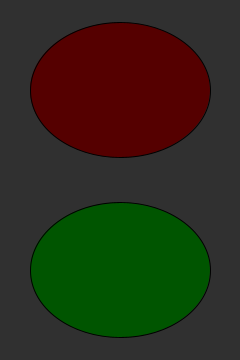
Frame 1 (no input)
Frame 60 (the mouse pressed at the canvas centre just before this capture): identical to frame 1, image omitted
Frame 120 (the mouse held since frame 60 and released just before this capture): identical to frame 1, image omitted

The Processing sketch that drew this single still picture (run headless with seeded random() and noise(); from frame 60 on, the mouse is pressed at the canvas centre):

// Processing sketch: TwoButtonsExample
// ── TwoButtonsExample.pde
// Interfacene er beskrevet i Interfaces eksempelet
// Interfaces described in the Interfaces example
interface PLabBridge {
  public int getWidth ();
  public int getHeight ();
  public void write (String string);
  public void subscribeRead (PLabRead sub);
  public void subscribeError (PLabRead sub);
}
interface PLabRead {
  public void read(String string);
}
private PLabBridge pBridge;

/**
 * ToggleButton er en rund knapp som endrer tilstand naar den trykkes paa.
 * Den har en farge naar den er paa, en annen naar av.
 * 
 * The ToggleButton is a circular button that changes state when clicked.
 * It has one color when on, and one when off.
 */
public class ToggleButton {
  // myRadius, myCenterX og myCenterY er lokasjon og stoerrelse paa knappen
  // myRadius, myCenterX and myCenterY is location and size of the button
  private float myRadius, myCenterX, myCenterY;
  // myOnColor og myOffColor er fargene for av og paa.
  // myOnColor and myOffColor is the colors for on and off. 
  private color myOnColor, myOffColor;
  // Tilstand og om knappen har endra tilstand siden sist den var lest
  // State and if the state has changed since last read
  private boolean state = false, changed = true;
  
  /**
   * Konstruktor. Lager en ny knapp som er, nylig endret med de dataene som er oppgitt.
   *
   * Constructor. Creates a new instance that is off, just changed with the data given.
   */
  public ToggleButton (float radius, float centerX, float centerY, color onColor, color offColor) {
    myRadius = radius;
    myOnColor = onColor;
    myOffColor = offColor;
    myCenterX = centerX;
    myCenterY = centerY;
  }
  
  /**
   * click () kalles med verdenskoordinater. Oppdaterer tilstanden om det er trykt inne i knappen.
   * 
   * click () is called with world coordinates. Updates the state of the butten when necessary.
   */ 
  public boolean click (float x, float y) {
    // Avstander fra klikk til sentrum
    // Distances from click to center
    float dx = myCenterX - x;
    float dy = myCenterY - y;
    
    // Sjekker om avstanden fra sentrum er mindre enn radius. Tenk Pytagoras
    // Checks if the distance from center is less than radius. Think on Pythagoras 
    boolean clicked = (myRadius * myRadius) > (dx * dx + dy * dy); 
    if (clicked) {
      changed = true;
      state = !state;
    }
    
    return clicked;
  }
  
  /**
   * Sjekker om tilstanden er endret siden den er lest sist.
   * 
   * Checks if the state is changed since last read.
   */
  public boolean hasChanged () {
    return changed;
  }
  
  /**
   * Leser tilstanden og setter endret siden sist til false.
   * 
   * Reads the state and sets changed flag to false.
   */
  public boolean readState () {
    changed = false;
    return state;
  }
  
  /**
   * Tegner knappen.
   * 
   * Draws the button.
   */
  public void draw () {
    // Svart omriss
    // Black stroke
    stroke (0);
    // Fyllfarge bestemt av tilstand.
    // Fill color decided by state
    fill (state ? myOnColor : myOffColor);
    /*
    // Dette er det samme som:
    // This is the same as:
    if (state) {
      fill (myOnColor);
    } else {
      fill (myOffColor);
    }
    */
    
    // Tegner knappen. Oversetter til skjermkoordinater. Bredden og hoeyden er to ganger radien
    // Draws the button. Translates to screen coordinates. Width and height is twice the radius
    ellipse (toScreenX (myCenterX), toScreenY (myCenterY), 2 * toScreenX (myRadius), 2 * toScreenY (myRadius));
  }
}

/**
 * Injiserer javascript interfacet med processing koden
 *
 * Injects the javascript interface with the processing code
 */
void bindPLabBridge (PLabBridge bridge) {
  // Bind brua til den faktiske instansen
  // Bind the bridge to the instance
  pBridge = bridge;
  // Sett stoerrelsen basert paa vindustoerrelsen 
  // Set the size based on window size
  size (bridge.getWidth (), bridge.getHeight ());
  
  update ();
}

// For aa faa relativ posisjon definerer vi verdens stoerrelse
// To get relative positions, we define world size
int worldWidth = 200;
int worldHeight = 400;

// Vi definerer egenskapene til knappen i verdenssystemet
// We define properties of our button in the world system
ToggleButton btn1;
ToggleButton btn2;

// Oversettelse fra verdenskoordinater til skjermkoordinater
// Conversion from world coordinates to screen coordinates
float toScreenX (float x) {
  return width * x / worldWidth;
}
float toScreenY (float y) {
  return height * y / worldHeight;
}

// Oversettelse fra skjermkoordinater til verdenskoordinater
// Conversion from screen coordinates to world coordinates
float toWorldX (float sx) {
  return worldWidth * sx / width;
}
float toWorldY (float sy) {
  return worldHeight * sy / height;
}

// setup () brukes kun til testing
// setup () is only used for testing purposes
void setup () {
  // Lager knapp 1, roed
  // Create button 1, red
  btn1 = new ToggleButton (75, 100, 100, #FF7F7F, #550000);
  // Lager knapp 2, groenn
  // Create button 2, green
  btn2 = new ToggleButton (75, 100, 300, #7FFF7F, #005500);
  // Denne "Sett stoerrelsen" vil bli overkjoert naar brua blir bundet
  // This size set will be overridden when bridge is bound
  size (240, 360);
}

// Gjoer tegningen. Hovedloopen til eksempelet
// Does the drawing. Main loop of example
void draw () {
  // Hvis brua er satt, kjoer update. Dette vil sende de naavaerende tilstandene til arduino
  // If the bridge is set, run update. This will send the states to the arduino
  if (pBridge != null) {
    update ();
  }
  // graa bakgrunn
  // grey background
  background (#303030);
  
  // Tegn knappene
  // Draw the buttons
  btn1.draw ();
  btn2.draw ();
}

/**
 * Event naar det trykkes paa mus / touch
 * 
 * Event when mouse is clicked / touch
 */
void mouseClicked () {
  float mX = toWorldX (mouseX);
  float mY = toWorldY (mouseY);
  btn1.click (mX, mY);
  btn2.click (mX, mY);
}

/**
 * update () sjeker om knappene er endret siden sist, og sender info videre til rammeverket
 * 
 * update () checks if the buttons have changed and sends the info on to the framework
 */
void update () {
  if (btn1.hasChanged ()) {
    String val = btn1.readState () ? "ON" : "OFF";
    if (pBridge != null) {
      pBridge.write ("B1:" + val);
    }
  }
  if (btn2.hasChanged ()) {
    String val = btn2.readState () ? "ON" : "OFF";
    if (pBridge != null) {
      pBridge.write ("B2:" + val);
    }
  }
}
